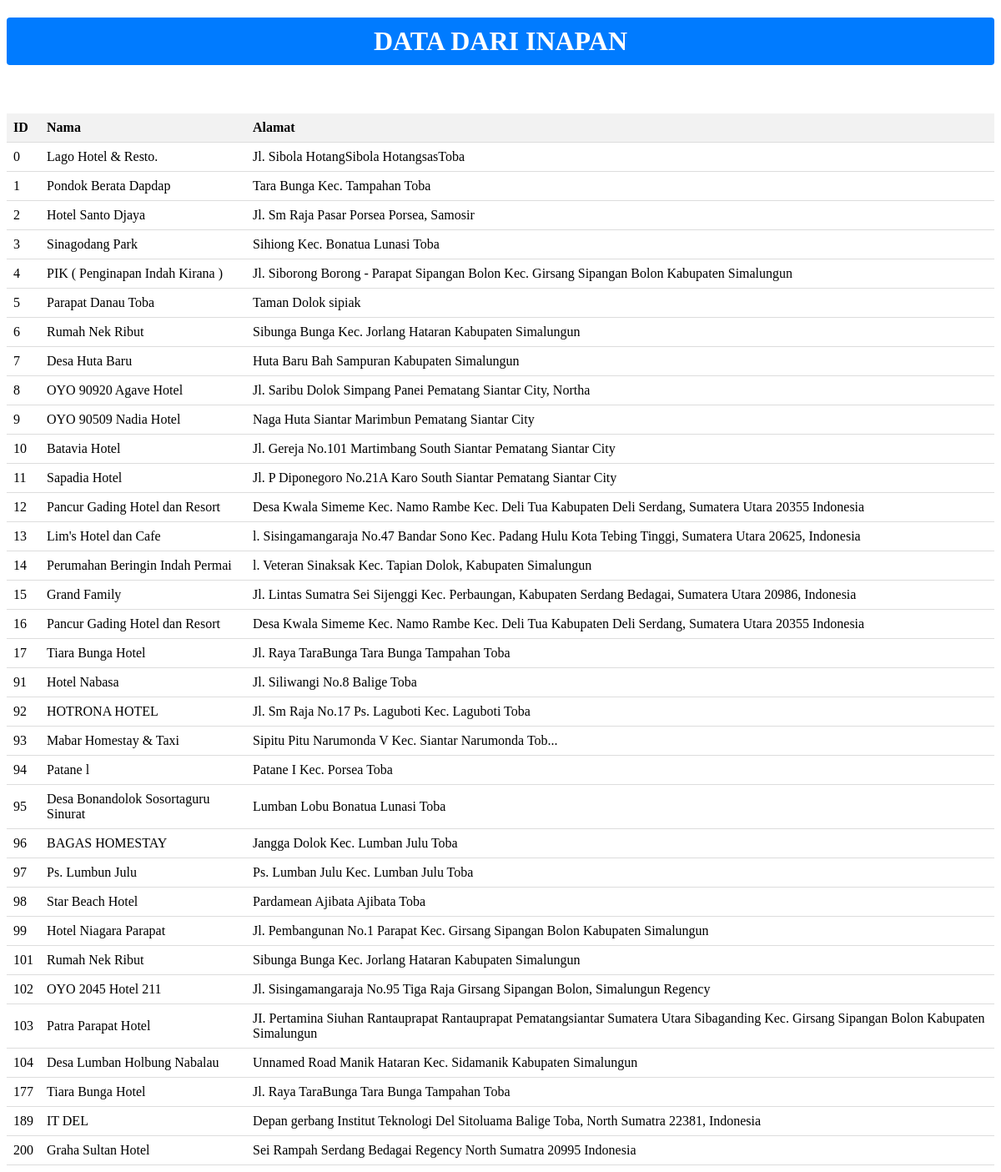
The app's page /query.php?category=inapan with its own data.
### tables this page shows
CREATE TABLE `tb_map` (
  `id` int(225) NOT NULL,
  `nama` varchar(255) NOT NULL,
  `garis_lintang` varchar(255) NOT NULL,
  `garis_bujur` varchar(255) NOT NULL,
  `alamat` varchar(255) NOT NULL,
  `icon` varchar(255) NOT NULL,
  `gambar` varchar(225) NOT NULL,
  `category` varchar(255) NOT NULL,
  `id_rating` int(11) DEFAULT NULL
);

### query.php (the view, shortened to what this page needs)
<?php
$selectedTable = "";
?>
<!DOCTYPE html>
<html>
<head>
</head>
<?php
$server = "localhost";
$user = "root";
$password = "";
$database = "go_map";
$db = mysqli_connect($server, $user, $password, $database);
if (isset($_GET['category'])) {
    $category = $_GET['category'];
    $category = mysqli_real_escape_string($db, $category);
    $sql = "SELECT * FROM tb_map WHERE category = '$category'";
    $result = mysqli_query($db, $sql);
    if (mysqli_num_rows($result) > 0) {
        echo "<h1>Data dari " . $category . " <span id=\"table-name\">" . $selectedTable . "</span></h1><br><br>";
        echo "<table>";
        echo "<thead><tr><th>ID</th><th>Nama</th><th>Alamat</th></tr></thead>";
        echo "<tbody>";
        while ($row = mysqli_fetch_assoc($result)) {
            echo "<tr>";
            echo "<td>" . $row['id'] . "</td>";
            echo "<td>" . $row['nama'] . "</td>";
            echo "<td>" . $row['alamat'] . "</td>";
            echo "</tr>";
        }
        echo "</tbody>";
        echo "</table>";
    } else {
        echo "Tidak ada data yang ditemukan.";
    }
} else {
    echo "Kategori tidak ditemukan.";
}
?>

### query.php (style rules this page uses)
h1 { padding: 10px; background-color: #007bff; color: #fff; text-align: center; border-radius: 4px; text-transform: uppercase; }
table { border-collapse: collapse; width: 100%; }
th, td { padding: 8px; text-align: left; border-bottom: 1px solid #ddd; }
th { background-color: #f2f2f2; }

### records on screen
tb_map: id "0", nama "Lago Hotel & Resto.", alamat "Jl. Sibola HotangSibola HotangsasToba"
tb_map: id "1", nama "Pondok Berata Dapdap", alamat "Tara Bunga Kec. Tampahan Toba"
tb_map: id "2", nama "Hotel Santo Djaya", alamat "Jl. Sm Raja Pasar Porsea Porsea, Samosir"
tb_map: id "3", nama "Sinagodang Park", alamat "Sihiong Kec. Bonatua Lunasi Toba"
tb_map: id "4", nama "PIK ( Penginapan Indah Kirana )", alamat "Jl. Siborong Borong - Parapat Sipangan Bolon Kec. Girsang Sipangan Bolon Kabupaten Simalungun"
tb_map: id "5", nama "Parapat Danau Toba", alamat "Taman Dolok sipiak"
tb_map: id "6", nama "Rumah Nek Ribut", alamat "Sibunga Bunga Kec. Jorlang Hataran Kabupaten Simalungun"
tb_map: id "7", nama "Desa Huta Baru", alamat "Huta Baru Bah Sampuran Kabupaten Simalungun"
tb_map: id "8", nama "OYO 90920 Agave Hotel", alamat "Jl. Saribu Dolok Simpang Panei Pematang Siantar City, Northa"
tb_map: id "9", nama "OYO 90509 Nadia Hotel", alamat "Naga Huta Siantar Marimbun Pematang Siantar City"
tb_map: id "10", nama "Batavia Hotel", alamat "Jl. Gereja No.101 Martimbang South Siantar Pematang Siantar City"
tb_map: id "11", nama "Sapadia Hotel", alamat "Jl. P Diponegoro No.21A Karo South Siantar Pematang Siantar City"
tb_map: id "12", nama "Pancur Gading Hotel dan Resort", alamat "Desa Kwala Simeme Kec. Namo Rambe Kec. Deli Tua Kabupaten Deli Serdang, Sumatera Utara 20355 Indonesia"
tb_map: id "13", nama "Lim's Hotel dan Cafe", alamat "l. Sisingamangaraja No.47 Bandar Sono Kec. Padang Hulu Kota Tebing Tinggi, Sumatera Utara 20625, Indonesia"
tb_map: id "14", nama "Perumahan Beringin Indah Permai", alamat "l. Veteran Sinaksak Kec. Tapian Dolok, Kabupaten Simalungun"
tb_map: id "15", nama "Grand Family", alamat "Jl. Lintas Sumatra Sei Sijenggi Kec. Perbaungan, Kabupaten Serdang Bedagai, Sumatera Utara 20986, Indonesia"
tb_map: id "16", nama "Pancur Gading Hotel dan Resort", alamat "Desa Kwala Simeme Kec. Namo Rambe Kec. Deli Tua Kabupaten Deli Serdang, Sumatera Utara 20355 Indonesia"
tb_map: id "17", nama "Tiara Bunga Hotel", alamat "Jl. Raya TaraBunga Tara Bunga Tampahan Toba"
tb_map: id "91", nama "Hotel Nabasa", alamat "Jl. Siliwangi No.8 Balige Toba"
tb_map: id "92", nama "HOTRONA HOTEL", alamat "Jl. Sm Raja No.17 Ps. Laguboti Kec. Laguboti Toba"
tb_map: id "93", nama "Mabar Homestay & Taxi", alamat "Sipitu Pitu Narumonda V Kec. Siantar Narumonda Tob..."
tb_map: id "94", nama "Patane l", alamat "Patane I Kec. Porsea Toba"
tb_map: id "95", nama "Desa Bonandolok Sosortaguru Sinurat", alamat "Lumban Lobu Bonatua Lunasi Toba"
tb_map: id "96", nama "BAGAS HOMESTAY", alamat "Jangga Dolok Kec. Lumban Julu Toba"
tb_map: id "97", nama "Ps. Lumbun Julu", alamat "Ps. Lumban Julu Kec. Lumban Julu Toba"
tb_map: id "98", nama "Star Beach Hotel", alamat "Pardamean Ajibata Ajibata Toba"
tb_map: id "99", nama "Hotel Niagara Parapat", alamat "Jl. Pembangunan No.1 Parapat Kec. Girsang Sipangan Bolon Kabupaten Simalungun"
tb_map: id "101", nama "Rumah Nek Ribut", alamat "Sibunga Bunga Kec. Jorlang Hataran Kabupaten Simalungun"
tb_map: id "102", nama "OYO 2045 Hotel 211", alamat "Jl. Sisingamangaraja No.95 Tiga Raja Girsang Sipangan Bolon, Simalungun Regency"
tb_map: id "103", nama "Patra Parapat Hotel", alamat "JI. Pertamina Siuhan Rantauprapat Rantauprapat Pematangsiantar Sumatera Utara Sibaganding Kec. Girsang Sipangan Bolon Kabupaten Simalungun"
tb_map: id "104", nama "Desa Lumban Holbung Nabalau", alamat "Unnamed Road Manik Hataran Kec. Sidamanik Kabupaten Simalungun"
tb_map: id "177", nama "Tiara Bunga Hotel", alamat "Jl. Raya TaraBunga Tara Bunga Tampahan Toba"
tb_map: id "189", nama "IT DEL", alamat "Depan gerbang Institut Teknologi Del Sitoluama Balige Toba, North Sumatra 22381, Indonesia"
tb_map: id "200", nama "Graha Sultan Hotel", alamat "Sei Rampah Serdang Bedagai Regency North Sumatra 20995 Indonesia"

### other values on screen
$category "INAPAN"
